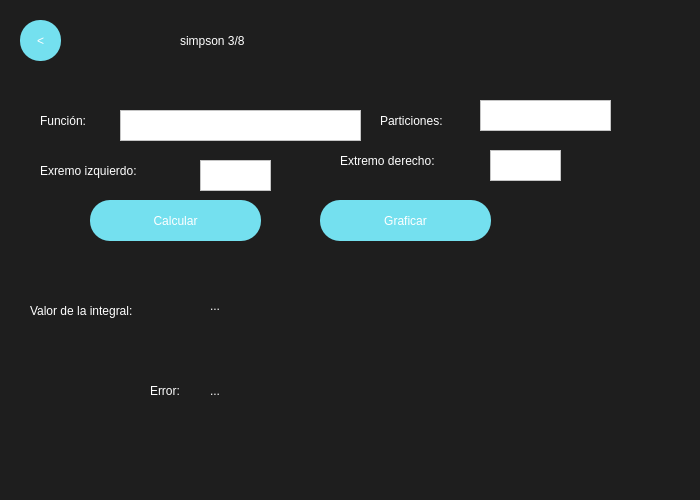
<?xml version="1.0" encoding="UTF-8"?>
<ui version="4.0">
 <class>MainWindow</class>
 <widget class="QMainWindow" name="MainWindow">
  <property name="geometry">
   <rect>
    <x>0</x>
    <y>0</y>
    <width>700</width>
    <height>500</height>
   </rect>
  </property>
  <property name="minimumSize">
   <size>
    <width>700</width>
    <height>500</height>
   </size>
  </property>
  <property name="maximumSize">
   <size>
    <width>1100</width>
    <height>500</height>
   </size>
  </property>
  <property name="windowTitle">
   <string>MainWindow</string>
  </property>
  <property name="styleSheet">
   <string notr="true">QWidget{
background-color:#1E1E1E;
}

QPushButton{
background-color:#74E0Ef;
color:white;
font: 30pt &quot;Impact&quot;;
border-radius:25px;
}

QPushButton:hover{
background-color:#7A63FF;
color:#74E0Ef;
font: 30pt &quot;Impact&quot;;
border-radius:30px;
}

</string>
  </property>
  <widget class="QWidget" name="centralwidget">
   <widget class="QLabel" name="label">
    <property name="geometry">
     <rect>
      <x>180</x>
      <y>10</y>
      <width>351</width>
      <height>61</height>
     </rect>
    </property>
    <property name="styleSheet">
     <string notr="true">color:white;
font: 50pt &quot;Impact&quot;;
</string>
    </property>
    <property name="text">
     <string>simpson 3/8</string>
    </property>
   </widget>
   <widget class="QPushButton" name="simp38BackButton">
    <property name="geometry">
     <rect>
      <x>20</x>
      <y>20</y>
      <width>41</width>
      <height>41</height>
     </rect>
    </property>
    <property name="styleSheet">
     <string notr="true">font: 20pt &quot;impact&quot;;
border-radius:20px;</string>
    </property>
    <property name="text">
     <string>&lt;</string>
    </property>
   </widget>
   <widget class="QPushButton" name="Simp38CalculateButton">
    <property name="geometry">
     <rect>
      <x>90</x>
      <y>200</y>
      <width>171</width>
      <height>41</height>
     </rect>
    </property>
    <property name="styleSheet">
     <string notr="true">font: 20pt &quot;impact&quot;;
border-radius:20px;</string>
    </property>
    <property name="text">
     <string>Calcular</string>
    </property>
   </widget>
   <widget class="QLabel" name="label_5">
    <property name="geometry">
     <rect>
      <x>30</x>
      <y>290</y>
      <width>171</width>
      <height>41</height>
     </rect>
    </property>
    <property name="styleSheet">
     <string notr="true">font:15pt&quot;Arial&quot;;
color:white;</string>
    </property>
    <property name="text">
     <string>Valor de la integral:</string>
    </property>
   </widget>
   <widget class="QLabel" name="label_2">
    <property name="geometry">
     <rect>
      <x>40</x>
      <y>110</y>
      <width>71</width>
      <height>21</height>
     </rect>
    </property>
    <property name="styleSheet">
     <string notr="true">color:white;
font:20px&quot;impact&quot;</string>
    </property>
    <property name="text">
     <string>Función:</string>
    </property>
   </widget>
   <widget class="QTextEdit" name="FuncionEntry">
    <property name="geometry">
     <rect>
      <x>120</x>
      <y>110</y>
      <width>241</width>
      <height>31</height>
     </rect>
    </property>
    <property name="styleSheet">
     <string notr="true">background-color: rgb(255, 255, 255);</string>
    </property>
   </widget>
   <widget class="QLabel" name="label_3">
    <property name="geometry">
     <rect>
      <x>40</x>
      <y>160</y>
      <width>151</width>
      <height>21</height>
     </rect>
    </property>
    <property name="styleSheet">
     <string notr="true">color:white;
font:20px&quot;impact&quot;</string>
    </property>
    <property name="text">
     <string>Exremo izquierdo:</string>
    </property>
   </widget>
   <widget class="QTextEdit" name="ExtIzqEntry">
    <property name="geometry">
     <rect>
      <x>200</x>
      <y>160</y>
      <width>71</width>
      <height>31</height>
     </rect>
    </property>
    <property name="styleSheet">
     <string notr="true">background-color: rgb(255, 255, 255);</string>
    </property>
   </widget>
   <widget class="QLabel" name="label_4">
    <property name="geometry">
     <rect>
      <x>340</x>
      <y>150</y>
      <width>151</width>
      <height>21</height>
     </rect>
    </property>
    <property name="styleSheet">
     <string notr="true">color:white;
font:20px&quot;impact&quot;</string>
    </property>
    <property name="text">
     <string>Extremo derecho: </string>
    </property>
   </widget>
   <widget class="QTextEdit" name="ExtDerEntry">
    <property name="geometry">
     <rect>
      <x>490</x>
      <y>150</y>
      <width>71</width>
      <height>31</height>
     </rect>
    </property>
    <property name="styleSheet">
     <string notr="true">background-color: rgb(255, 255, 255);</string>
    </property>
   </widget>
   <widget class="QLabel" name="label_6">
    <property name="geometry">
     <rect>
      <x>380</x>
      <y>110</y>
      <width>101</width>
      <height>21</height>
     </rect>
    </property>
    <property name="styleSheet">
     <string notr="true">color:white;
font:20px&quot;impact&quot;</string>
    </property>
    <property name="text">
     <string>Particiones:</string>
    </property>
   </widget>
   <widget class="QTextEdit" name="ParticionesEntry">
    <property name="geometry">
     <rect>
      <x>480</x>
      <y>100</y>
      <width>131</width>
      <height>31</height>
     </rect>
    </property>
    <property name="styleSheet">
     <string notr="true">background-color: rgb(255, 255, 255);</string>
    </property>
   </widget>
   <widget class="QLabel" name="label_7">
    <property name="geometry">
     <rect>
      <x>150</x>
      <y>370</y>
      <width>51</width>
      <height>41</height>
     </rect>
    </property>
    <property name="styleSheet">
     <string notr="true">font:15pt&quot;Arial&quot;;
color:white;</string>
    </property>
    <property name="text">
     <string>Error:</string>
    </property>
   </widget>
   <widget class="QLabel" name="ResultError">
    <property name="geometry">
     <rect>
      <x>210</x>
      <y>370</y>
      <width>371</width>
      <height>41</height>
     </rect>
    </property>
    <property name="styleSheet">
     <string notr="true">font:15pt&quot;Arial&quot;;
color:white;</string>
    </property>
    <property name="text">
     <string>...</string>
    </property>
   </widget>
   <widget class="QLabel" name="ResultIntegral">
    <property name="geometry">
     <rect>
      <x>210</x>
      <y>290</y>
      <width>431</width>
      <height>31</height>
     </rect>
    </property>
    <property name="styleSheet">
     <string notr="true">color: rgb(255, 255, 255);
font:20px&quot;impact&quot;</string>
    </property>
    <property name="text">
     <string>...</string>
    </property>
    <property name="wordWrap">
     <bool>true</bool>
    </property>
   </widget>
   <widget class="QPushButton" name="Simp1GraficarButton">
    <property name="geometry">
     <rect>
      <x>320</x>
      <y>200</y>
      <width>171</width>
      <height>41</height>
     </rect>
    </property>
    <property name="styleSheet">
     <string notr="true">font: 20pt &quot;impact&quot;;
border-radius:20px;</string>
    </property>
    <property name="text">
     <string>Graficar</string>
    </property>
   </widget>
  </widget>
 </widget>
 <resources/>
 <connections/>
</ui>
